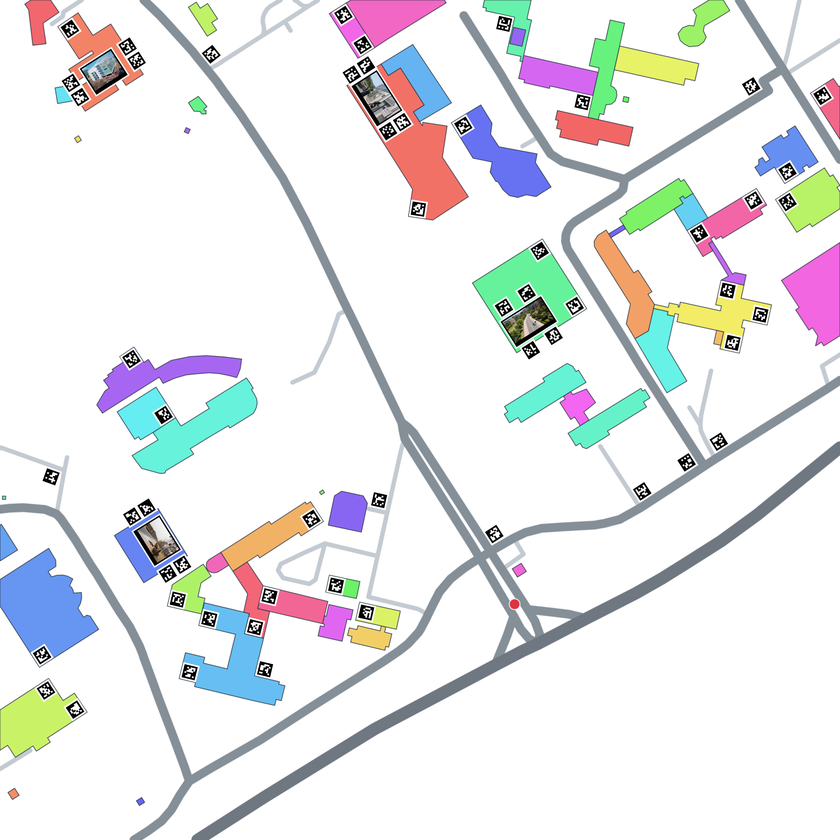
#> input picture vision/data/maps/map_with_photos.png, 840 x 840 px, shrunk from 5000 x 5000 before the run
$ python -i illumination_correction.py   (imports and definitions only)
#> lines starting #> are read from the running program, lines starting #| are printed output that depends on the picture; after the words box and inside, x2 and y2 are one past the last pixel; in counts of white or black regions, pixels touching at a corner belong together
#> further down, picture is the input picture: shape (840, 840, 3); mean B, G, R 233.9, 232.7, 231.5
"""Photometric corrections for BGR images of a printed map."""

from dataclasses import dataclass
import math

import cv2
import numpy as np


ILLUMINATION_METHODS = ("none", "clahe", "constancy", "field", "combined")
NO_PAPER = object()


@dataclass(frozen=True)
class IlluminationConfig:
    method: str = "none"
    clip_limit: float = 2.0
    tile_grid_size: tuple[int, int] = (8, 8)

    def __post_init__(self):
        if self.method not in ILLUMINATION_METHODS:
            raise ValueError("invalid illumination method")
        if not math.isfinite(self.clip_limit) or self.clip_limit <= 0:
            raise ValueError("CLAHE clip limit must be positive and finite")
        if len(self.tile_grid_size) != 2 or any(type(n) is not int or n < 1 for n in self.tile_grid_size):
            raise ValueError("CLAHE tile grid must contain two positive integers")


@dataclass(frozen=True)
class PaperSamples:
    luminance: np.ndarray
    mask: np.ndarray
    bright_level: float


def check_bgr(frame):
    if frame.dtype != np.uint8 or frame.ndim != 3 or frame.shape[2] != 3 or not frame.size:
        raise ValueError("expected a nonempty uint8 BGR image")


def sample_paper(frame):
    """Find near-neutral local highlights, rejecting narrow gray markings where possible."""
    light = cv2.cvtColor(frame, cv2.COLOR_BGR2GRAY).astype(np.float32)
    blue, green, red = cv2.split(frame)
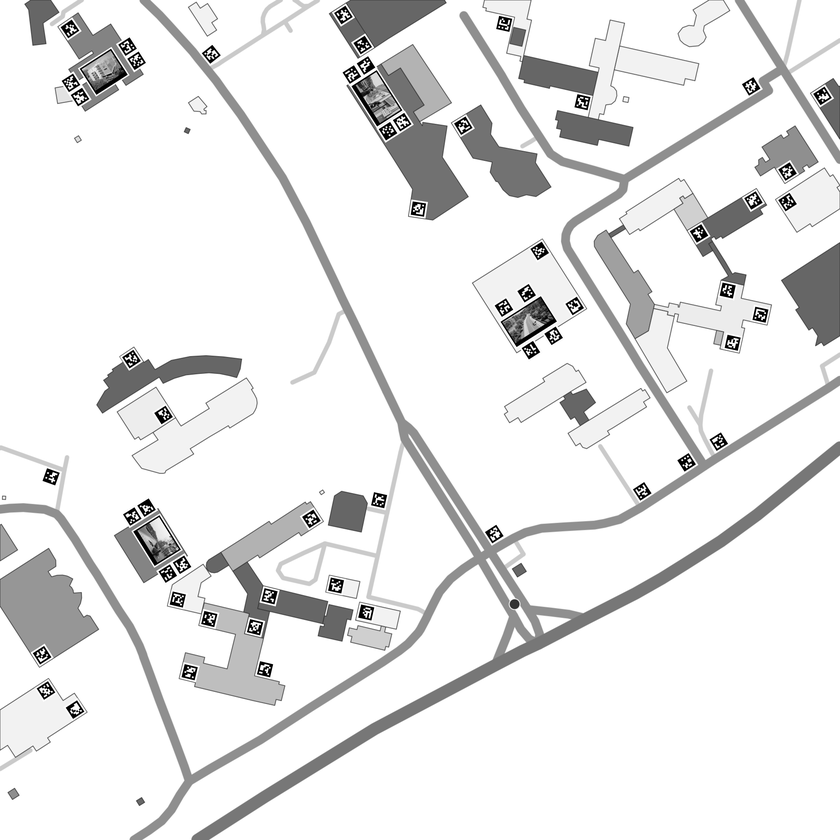
#> green: shape (840, 840); min 0, max 255, mean 232.7
    high = cv2.max(cv2.max(blue, green), red)
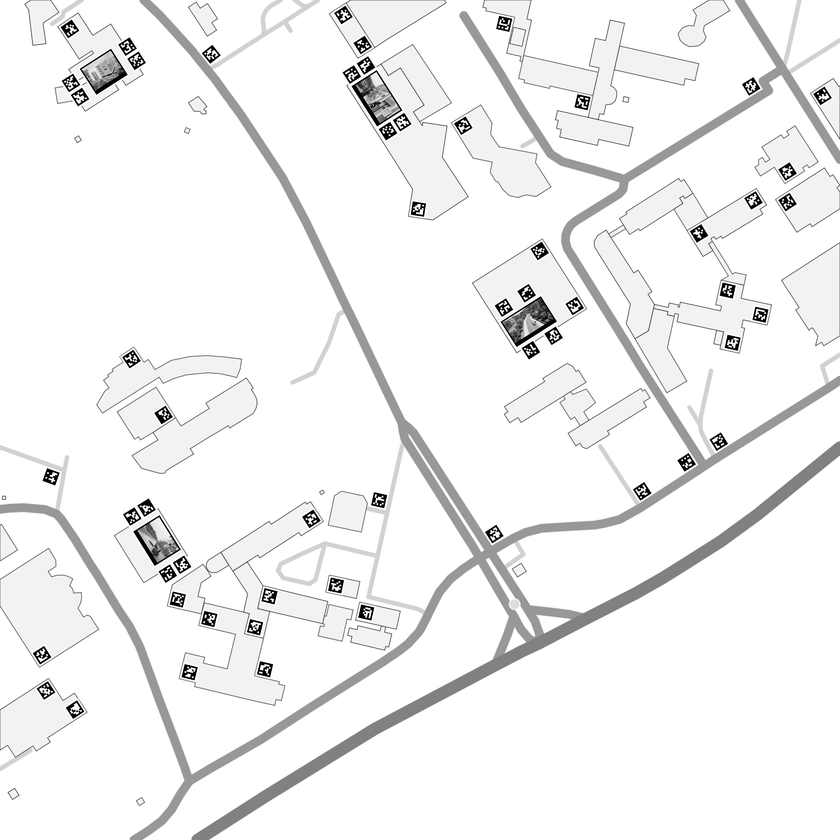
#> high: shape (840, 840); min 0, max 255, mean 241.7
    low = cv2.min(cv2.min(blue, green), red)
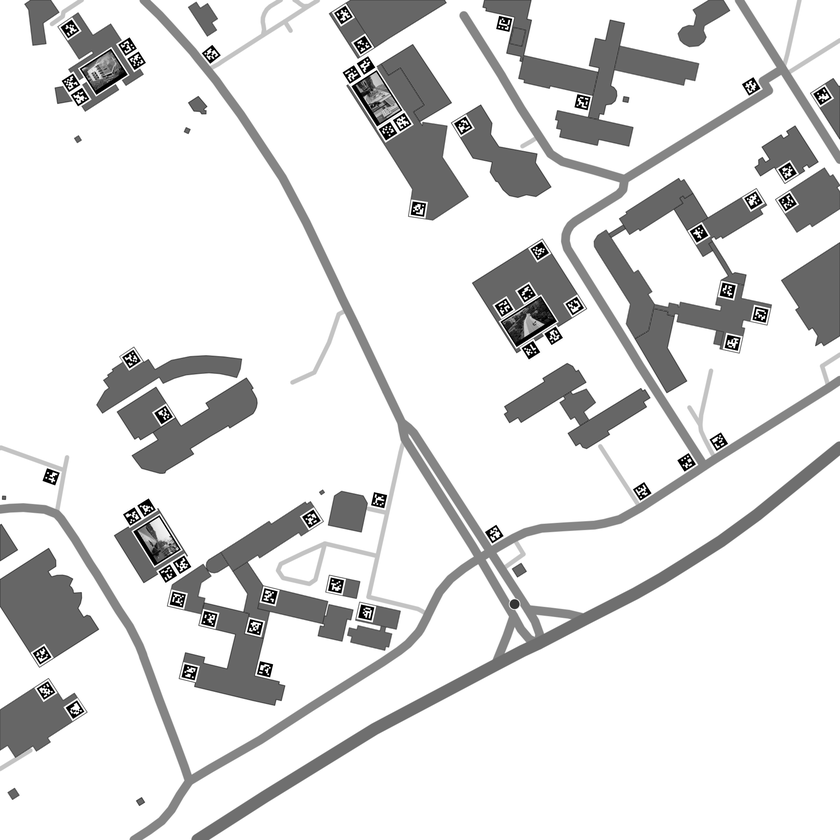
#> low: shape (840, 840); min 0, max 255, mean 223.6
    neutral = (high >= 8) & ((high - low) <= 0.30 * high + 2)
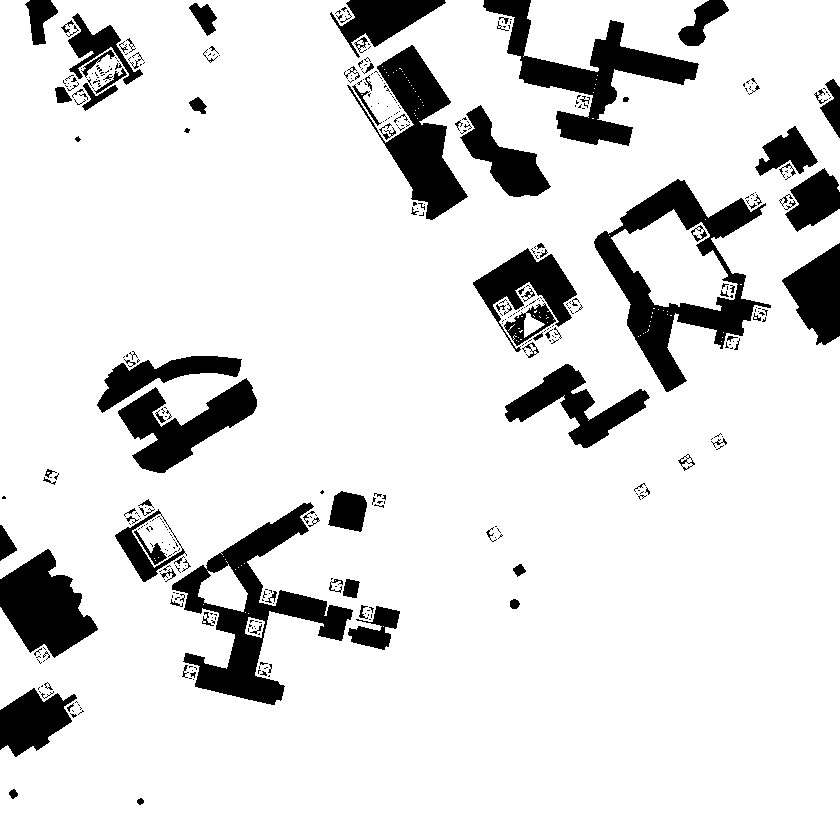
#> neutral: shape (840, 840) bool; 87% white; 422 black regions (310 under 20 px), largest, box (x1, y1, x2, y2) and area: (594, 179, 771, 392) 10727, (172, 502, 353, 705) 10377, (483, 0, 699, 146) 8617
    size = 2 * max(2, round(min(light.shape) / 50)) + 1
#> size = 35
    kernel = cv2.getStructuringElement(cv2.MORPH_ELLIPSE, (size, size))
    local_max = cv2.dilate(np.where(neutral, light, 0), kernel)
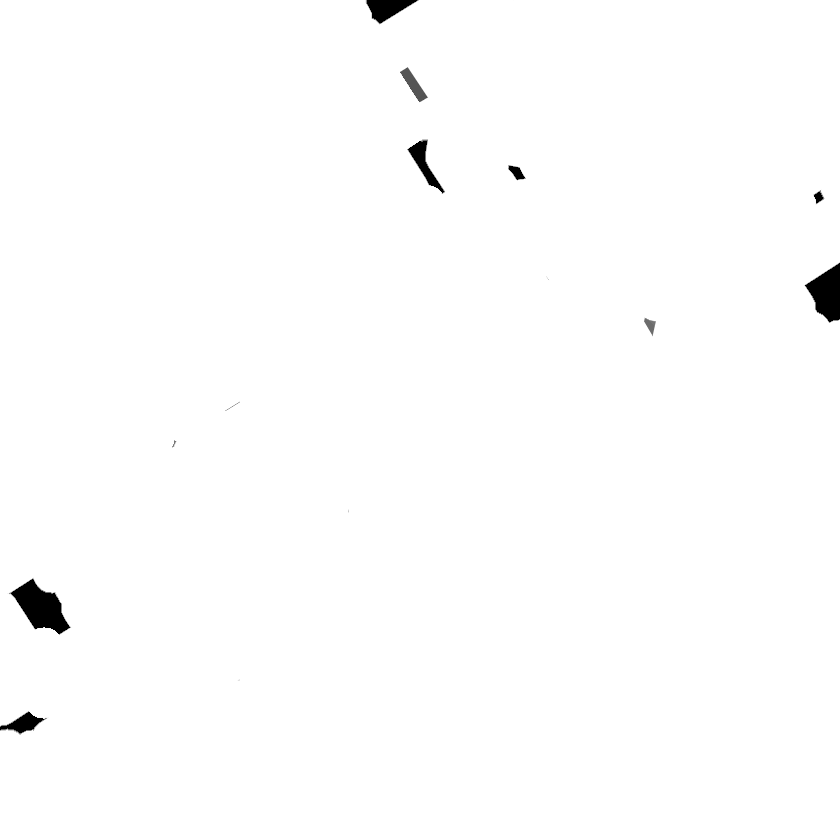
#> local_max: shape (840, 840) float32; min 0, max 255, mean 253.1
    anchors = neutral & (light >= 0.86 * local_max)
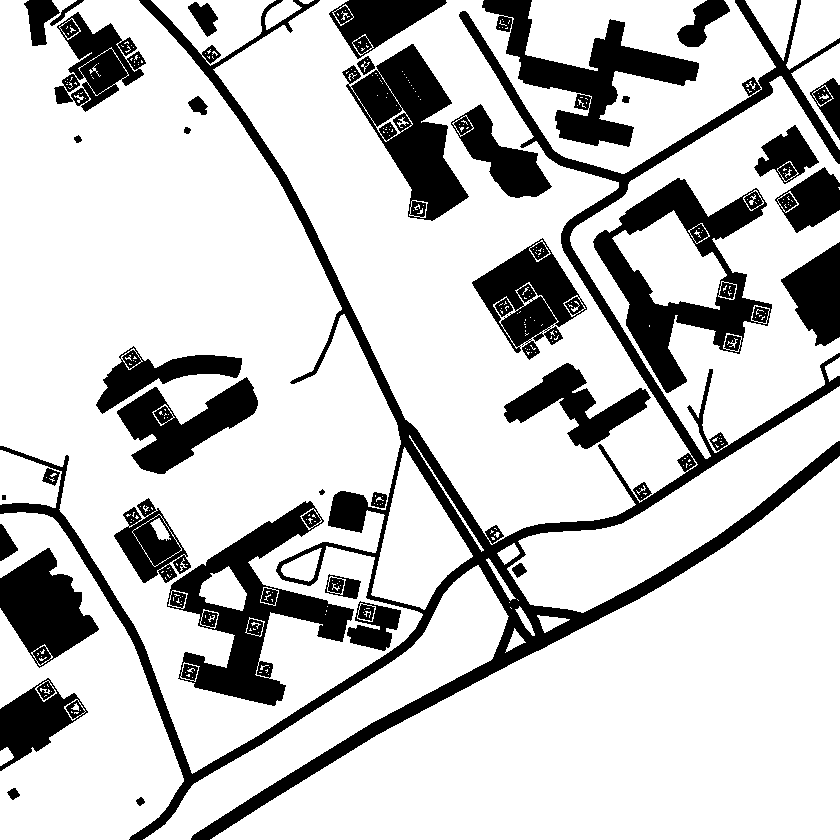
#> anchors: shape (840, 840) bool; 78.2% white; 38 black regions, largest, box (x1, y1, x2, y2) and area: (0, 0, 840, 840) 46833, (593, 178, 772, 393) 12805, (167, 501, 354, 706) 12735
    if np.count_nonzero(anchors) < max(12, light.size * 0.03):
        return None
    return PaperSamples(light, anchors, float(np.percentile(light[anchors], 88)))


# [21 lines left out: function estimate_illumination, not called in this run]


class IlluminationCorrector:
    # [49 lines left out: functions __init__, apply, not called in this run]

>>> import cv2
>>> picture = cv2.imread('../../../data/maps/map_with_photos.png')
>>> result = sample_paper(picture)
